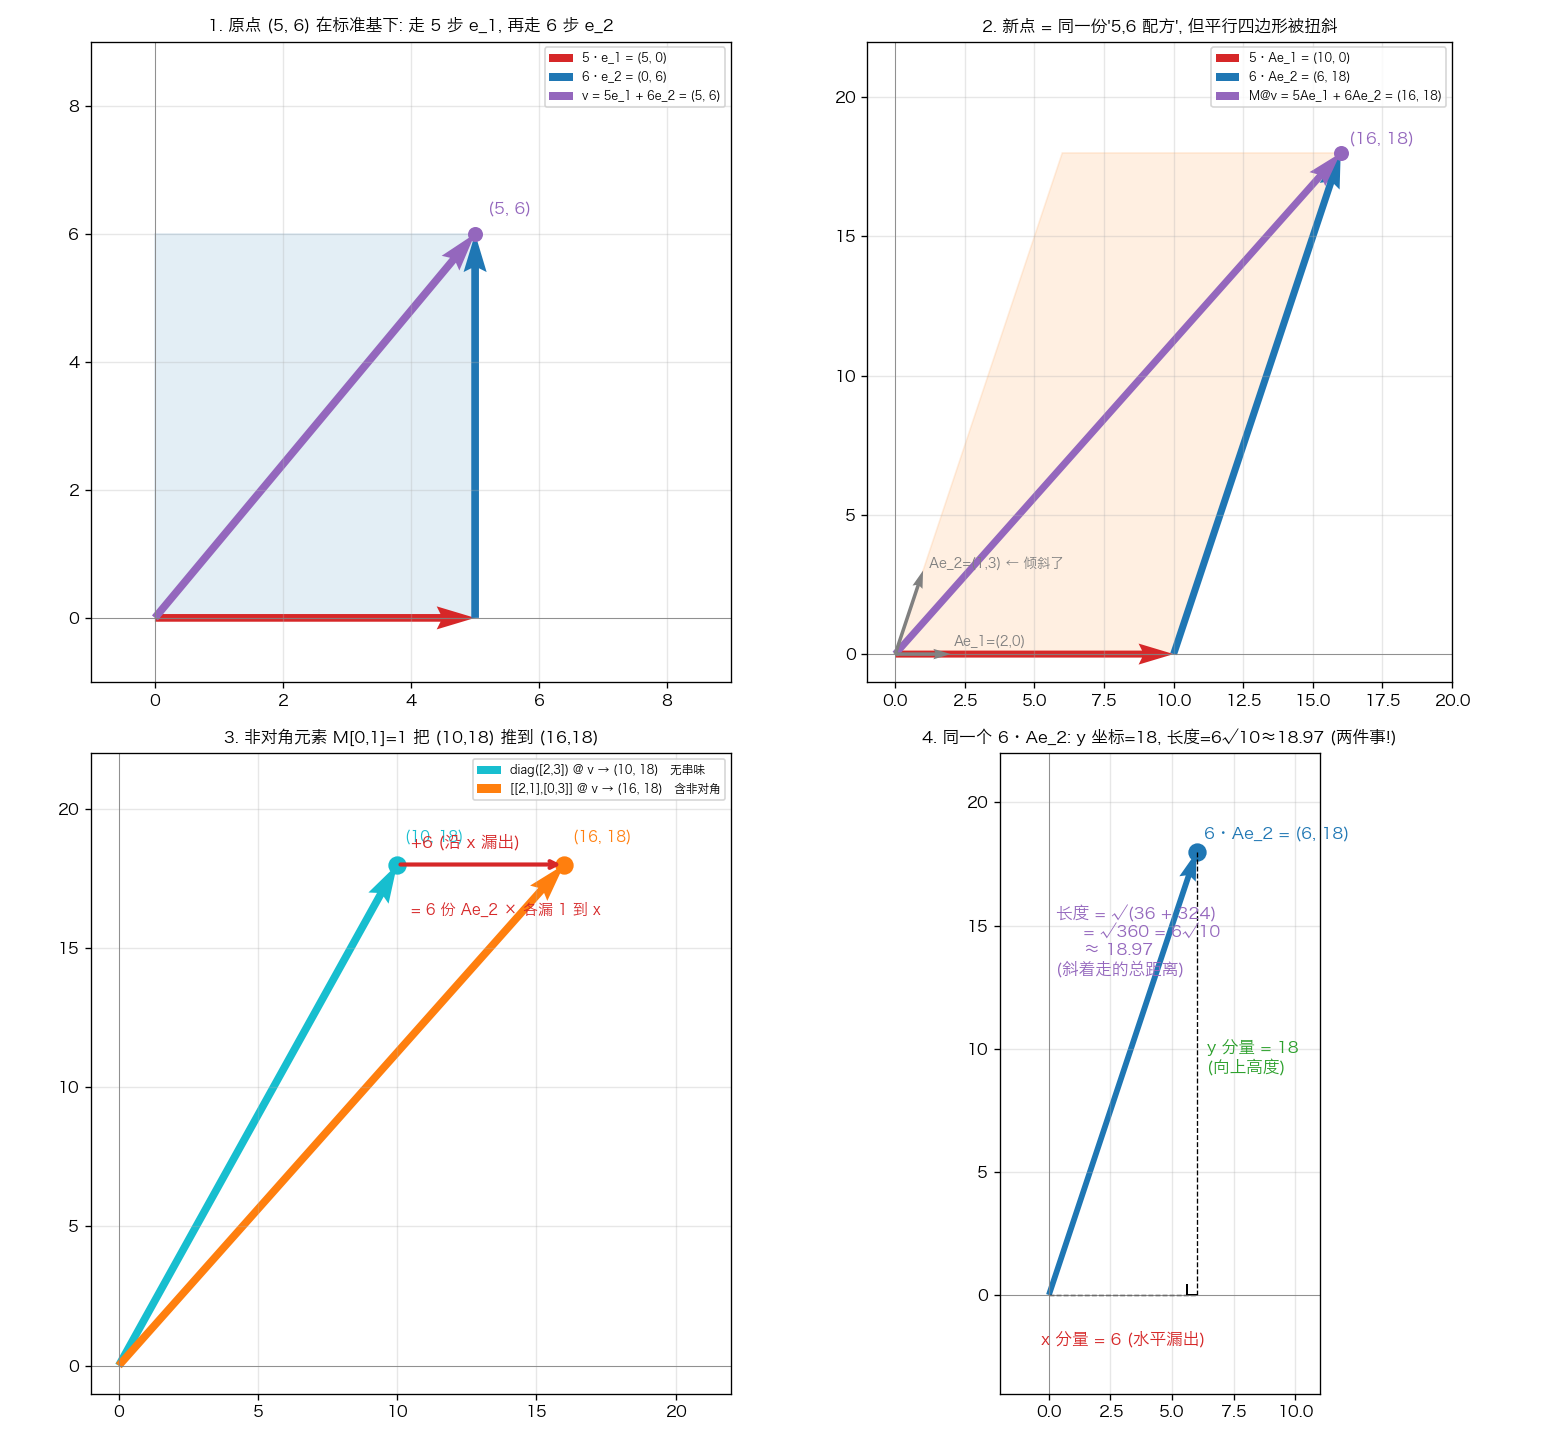

Here is the Python script that generated this plot:
"""
prerequisite/point_transform_intuition.py

把 `矩阵乘法几何直觉.md` 里的讨论可视化, 围绕同一个例子:

    M = [[2, 1],
         [0, 3]]    把点 v = (5, 6) 变换到 M@v = (16, 18)

4 个面板分别回答 4 个问题:
  1. 原点 (5, 6) 在旧基底下怎么分解?              → 5·e_1 + 6·e_2
  2. 新点 (16, 18) 在新基底下怎么分解?            → 5·Ae_1 + 6·Ae_2  (同一份"配方")
  3. 非对角元素 1 到底干了啥?                      → 把 (10,18) 推到 (16,18)
  4. y 坐标 = 18 和 6·Ae_2 的长度 6√10 是一回事吗?   → 不是, 一个是高度一个是斜距
"""

import math

import matplotlib.pyplot as plt
import numpy as np
import torch
from matplotlib.patches import Polygon

plt.rcParams["font.sans-serif"] = ["PingFang SC", "Hiragino Sans GB", "Arial Unicode MS"]
plt.rcParams["axes.unicode_minus"] = False


# =================== 绘图小工具 ===================
def arrow(ax, vec, color, label=None, start=(0.0, 0.0), width=0.012):
    ax.quiver(start[0], start[1], float(vec[0]), float(vec[1]),
              angles="xy", scale_units="xy", scale=1,
              color=color, label=label, width=width)


def parallelogram(ax, v1, v2, color, alpha=0.12):
    """画由 v1, v2 张成的平行四边形 (背景填色)。"""
    pts = np.array([
        [0.0, 0.0],
        [float(v1[0]),               float(v1[1])],
        [float(v1[0] + v2[0]),       float(v1[1] + v2[1])],
        [float(v2[0]),               float(v2[1])],
    ])
    ax.add_patch(Polygon(pts, alpha=alpha, color=color))


def fmt(ax, title, xlim, ylim):
    ax.set_xlim(*xlim)
    ax.set_ylim(*ylim)
    ax.set_aspect("equal")
    ax.grid(True, alpha=0.3)
    ax.axhline(0, color="gray", lw=0.5)
    ax.axvline(0, color="gray", lw=0.5)
    ax.set_title(title, fontsize=10)
    handles, labels = ax.get_legend_handles_labels()
    if handles:
        ax.legend(loc="best", fontsize=7)


# =================== 主流程 ===================
def main():
    # 例子里的矩阵和点
    M       = torch.tensor([[2.0, 1.0],
                            [0.0, 3.0]])
    M_diag  = torch.tensor([[2.0, 0.0],     # 同样的对角, 砍掉非对角
                            [0.0, 3.0]])
    v       = torch.tensor([5.0, 6.0])
    e1      = torch.tensor([1.0, 0.0])
    e2      = torch.tensor([0.0, 1.0])

    Ae1     = M @ e1            # (2, 0)
    Ae2     = M @ e2            # (1, 3)  <-- 倾斜
    Mv      = M @ v             # (16, 18)
    Mv_diag = M_diag @ v        # (10, 18)

    print(f"v             = {v.tolist()}")
    print(f"Ae_1 = M @ e_1  = {Ae1.tolist()}")
    print(f"Ae_2 = M @ e_2  = {Ae2.tolist()}   ← 倾斜")
    print(f"M @ v         = {Mv.tolist()}      = 5·Ae_1 + 6·Ae_2")
    print(f"M_diag @ v    = {Mv_diag.tolist()}      (对角矩阵, 无串味)")
    print(f"差异          = {(Mv - Mv_diag).tolist()}   ← x 多出 6, 完全来自非对角元素 1")
    print(f"|6·Ae_2|        = {float(torch.norm(6 * Ae2)):.4f}   (= 6√10)")
    print(f"6·Ae_2 的 y 坐标 = {float((6 * Ae2)[1])}        ← 高度 ≠ 长度\n")

    fig, axes = plt.subplots(2, 2, figsize=(13, 12))

    # -----------------------------------------------------------
    # Panel 1: 原点 (5, 6) = 5·e_1 + 6·e_2
    # -----------------------------------------------------------
    ax = axes[0, 0]
    parallelogram(ax, 5 * e1, 6 * e2, "tab:blue")
    arrow(ax, 5 * e1, "tab:red",   label="5·e_1 = (5, 0)")
    arrow(ax, 6 * e2, "tab:blue",  label="6·e_2 = (0, 6)", start=(5.0, 0.0))
    arrow(ax, v,      "tab:purple", label="v = 5e_1 + 6e_2 = (5, 6)")
    ax.plot(5, 6, "o", color="tab:purple", markersize=8)
    ax.text(5.2, 6.3, "(5, 6)", fontsize=10, color="tab:purple")
    fmt(ax, "1. 原点 (5, 6) 在标准基下: 走 5 步 e_1, 再走 6 步 e_2",
        xlim=(-1, 9), ylim=(-1, 9))

    # -----------------------------------------------------------
    # Panel 2: 新点 (16, 18) = 5·Ae_1 + 6·Ae_2  (同一份 5, 6 配方)
    # -----------------------------------------------------------
    ax = axes[0, 1]
    parallelogram(ax, 5 * Ae1, 6 * Ae2, "tab:orange")
    arrow(ax, 5 * Ae1, "tab:red",    label="5·Ae_1 = (10, 0)")
    arrow(ax, 6 * Ae2, "tab:blue",   label="6·Ae_2 = (6, 18)", start=(10.0, 0.0))
    arrow(ax, Mv,      "tab:purple", label="M@v = 5Ae_1 + 6Ae_2 = (16, 18)")
    # 也把单个 Ae_1、Ae_2 画出来当参考 (灰色细箭头)
    arrow(ax, Ae1, "gray", width=0.006)
    arrow(ax, Ae2, "gray", width=0.006)
    ax.text(2.1, 0.3, "Ae_1=(2,0)", fontsize=8, color="gray")
    ax.text(1.2, 3.1, "Ae_2=(1,3) ← 倾斜了", fontsize=8, color="gray")
    ax.plot(16, 18, "o", color="tab:purple", markersize=8)
    ax.text(16.3, 18.3, "(16, 18)", fontsize=10, color="tab:purple")
    fmt(ax, "2. 新点 = 同一份'5,6 配方', 但平行四边形被扭斜",
        xlim=(-1, 20), ylim=(-1, 22))

    # -----------------------------------------------------------
    # Panel 3: 对角矩阵 vs 非对角矩阵
    # -----------------------------------------------------------
    ax = axes[1, 0]
    arrow(ax, Mv_diag, "tab:cyan",
          label="diag([2,3]) @ v → (10, 18)   无串味")
    ax.plot(10, 18, "o", color="tab:cyan", markersize=10)
    ax.text(10.3, 18.8, "(10, 18)", fontsize=9, color="tab:cyan")

    arrow(ax, Mv, "tab:orange",
          label="[[2,1],[0,3]] @ v → (16, 18)   含非对角")
    ax.plot(16, 18, "o", color="tab:orange", markersize=10)
    ax.text(16.3, 18.8, "(16, 18)", fontsize=9, color="tab:orange")

    # 差异: 从 (10,18) 推到 (16,18) 的水平箭头
    ax.annotate("", xy=(16, 18), xytext=(10, 18),
                arrowprops=dict(arrowstyle="->", color="tab:red", lw=2.5))
    ax.text(10.5, 18.6, "+6 (沿 x 漏出)", color="tab:red", fontsize=10,
            fontweight="bold")
    ax.text(10.5, 16.2, "= 6 份 Ae_2 × 各漏 1 到 x",
            color="tab:red", fontsize=9)

    fmt(ax, "3. 非对角元素 M[0,1]=1 把 (10,18) 推到 (16,18)",
        xlim=(-1, 22), ylim=(-1, 22))

    # -----------------------------------------------------------
    # Panel 4: y 坐标 ≠ 向量长度
    # -----------------------------------------------------------
    ax = axes[1, 1]
    six_Ae2 = 6 * Ae2     # (6, 18)
    arrow(ax, six_Ae2, "tab:blue", width=0.018)
    ax.plot(6, 18, "o", color="tab:blue", markersize=10)
    ax.text(6.3, 18.5, "6·Ae_2 = (6, 18)", fontsize=10, color="tab:blue",
            fontweight="bold")

    # 直角三角形的水平 / 竖直辅助线
    ax.plot([0, 6], [0, 0],  "k--", lw=0.8)
    ax.plot([6, 6], [0, 18], "k--", lw=0.8)
    # 右下角的直角小标记
    ax.plot([5.6, 6.0], [0, 0],   "k", lw=1.2)
    ax.plot([5.6, 5.6], [0, 0.4], "k", lw=1.2)

    length = float(torch.norm(six_Ae2))
    ax.text(3, -2,
            "x 分量 = 6 (水平漏出)",
            fontsize=10, color="tab:red", ha="center", fontweight="bold")
    ax.text(6.4, 9,
            "y 分量 = 18\n(向上高度)",
            fontsize=10, color="tab:green", fontweight="bold")
    ax.text(0.3, 13,
            f"长度 = √(36 + 324)\n     = √360 = 6√10\n     ≈ {length:.2f}\n(斜着走的总距离)",
            fontsize=10, color="tab:purple", fontweight="bold")

    fmt(ax, "4. 同一个 6·Ae_2: y 坐标=18, 长度=6√10≈18.97 (两件事!)",
        xlim=(-2, 11), ylim=(-4, 22))

    plt.tight_layout()
    plt.savefig("point_transform_intuition.png", dpi=120)
    print("图已保存: point_transform_intuition.png")

    print("\n--- 4 个面板对应的 4 条结论 ---")
    print("  1. 原点 (5, 6) = 5·e_1 + 6·e_2          (旧基底下的'配方')")
    print("  2. 新点 (16, 18) = 5·Ae_1 + 6·Ae_2      (同一份配方, 新基底)")
    print("  3. 非对角元素 1 = '旧 y 漏 1 到新 x' 的耦合系数")
    print("  4. y 坐标 (分量) ≠ 长度 (斜距), 只有纯竖直向量才相等")


if __name__ == "__main__":
    main()
